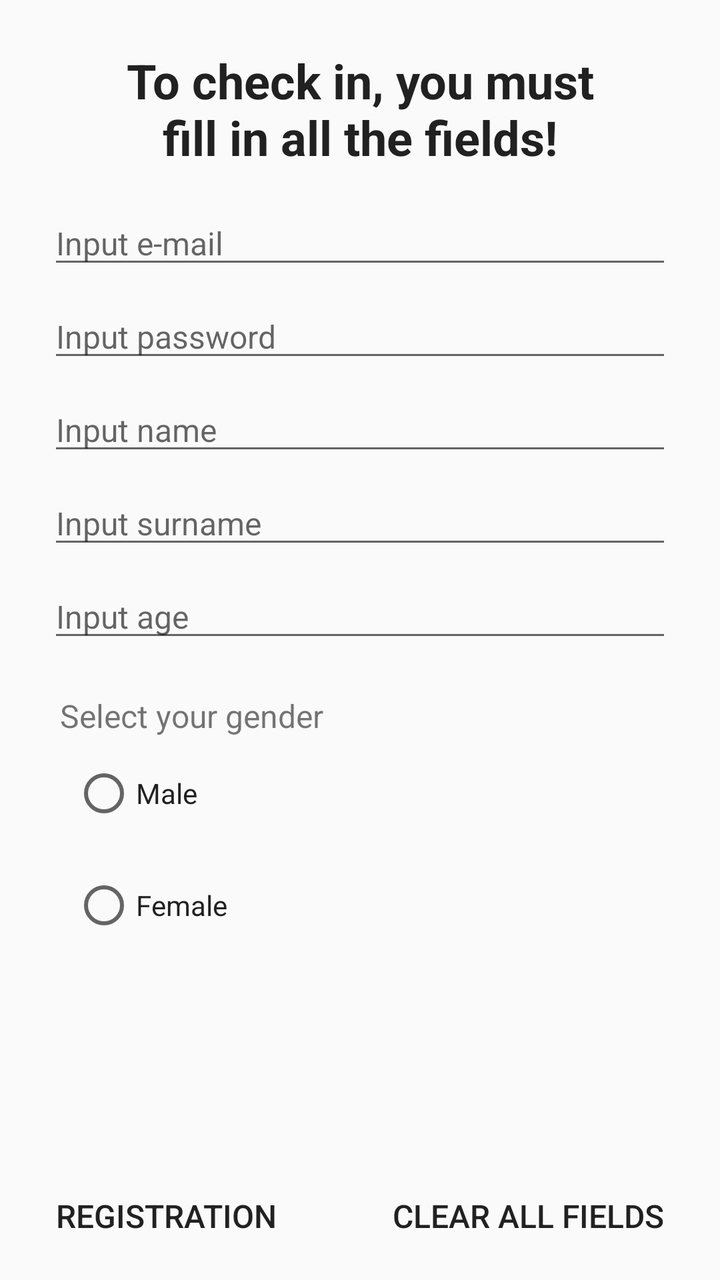
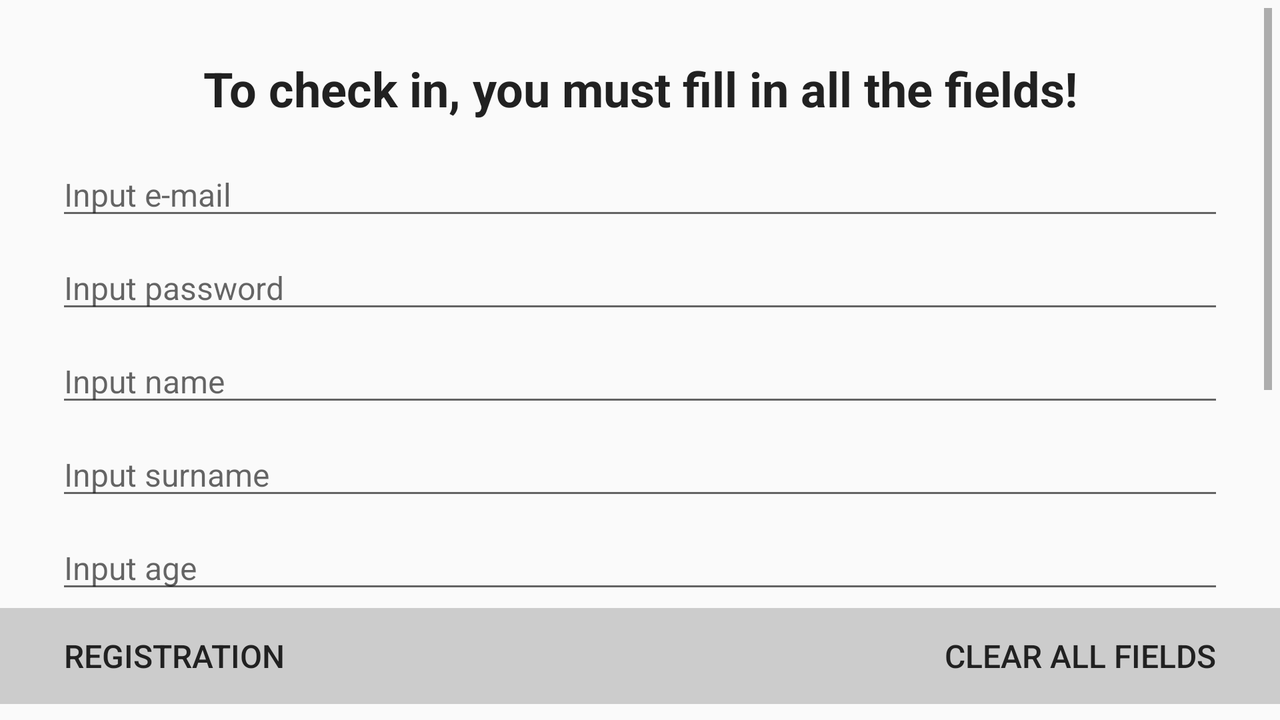

One screen, two layout resources from the same app: the default and the repository's alternative for another configuration. Each is rendered where Android would select it; the XML of both is given below.
<!-- AndroidManifest.xml: application theme AppTheme -->
<!-- res/layout/activity_registration_form.xml -->
<?xml version="1.0" encoding="utf-8"?>
<android.support.constraint.ConstraintLayout xmlns:android="http://schemas.android.com/apk/res/android"
    xmlns:app="http://schemas.android.com/apk/res-auto"
    xmlns:tools="http://schemas.android.com/tools"
    android:layout_width="match_parent"
    android:layout_height="match_parent"
    tools:context=".RegistrationFormActivity">

    <EditText
        android:id="@+id/etMail"
        android:layout_width="0dp"
        android:layout_height="wrap_content"
        android:layout_marginEnd="24dp"
        android:layout_marginStart="24dp"
        android:layout_marginTop="16dp"
        android:ems="10"
        android:hint="@string/input_e_mail"
        android:inputType="textEmailAddress"
        android:textSize="16sp"
        app:layout_constraintEnd_toEndOf="parent"
        app:layout_constraintHorizontal_bias="0.0"
        app:layout_constraintStart_toStartOf="parent"
        app:layout_constraintTop_toBottomOf="@+id/textView4" />

    <EditText
        android:id="@+id/etPass"
        android:layout_width="0dp"
        android:layout_height="wrap_content"
        android:layout_marginEnd="24dp"
        android:layout_marginStart="24dp"
        android:layout_marginTop="8dp"
        android:ems="10"
        android:hint="@string/input_pass"
        android:inputType="textPassword"
        android:textSize="16sp"
        app:layout_constraintEnd_toEndOf="parent"
        app:layout_constraintStart_toStartOf="parent"
        app:layout_constraintTop_toBottomOf="@+id/etMail" />

    <EditText
        android:id="@+id/etName"
        android:layout_width="0dp"
        android:layout_height="wrap_content"
        android:layout_marginEnd="24dp"
        android:layout_marginStart="24dp"
        android:layout_marginTop="8dp"
        android:ems="10"
        android:hint="@string/input_name"
        android:inputType="textPersonName"
        android:textSize="16sp"
        app:layout_constraintEnd_toEndOf="parent"
        app:layout_constraintStart_toStartOf="parent"
        app:layout_constraintTop_toBottomOf="@+id/etPass" />

    <EditText
        android:id="@+id/etSurname"
        android:layout_width="0dp"
        android:layout_height="wrap_content"
        android:layout_marginEnd="24dp"
        android:layout_marginStart="24dp"
        android:layout_marginTop="8dp"
        android:ems="10"
        android:hint="@string/input_surname"
        android:inputType="textPersonName"
        android:textSize="16sp"
        app:layout_constraintEnd_toEndOf="parent"
        app:layout_constraintStart_toStartOf="parent"
        app:layout_constraintTop_toBottomOf="@+id/etName" />

    <EditText
        android:id="@+id/etAge"
        android:layout_width="0dp"
        android:layout_height="wrap_content"
        android:layout_marginEnd="24dp"
        android:layout_marginStart="24dp"
        android:layout_marginTop="8dp"
        android:ems="10"
        android:hint="@string/input_age"
        android:inputType="number"
        android:textSize="16sp"
        app:layout_constraintEnd_toEndOf="parent"
        app:layout_constraintStart_toStartOf="parent"
        app:layout_constraintTop_toBottomOf="@+id/etSurname" />

    <TextView
        android:id="@+id/tvGender"
        android:layout_width="0dp"
        android:layout_height="wrap_content"
        android:layout_marginEnd="28dp"
        android:layout_marginStart="30dp"
        android:layout_marginTop="21dp"
        android:text="@string/select_your_gender"
        android:textSize="16sp"
        app:layout_constraintEnd_toEndOf="parent"
        app:layout_constraintHorizontal_bias="0.0"
        app:layout_constraintStart_toStartOf="parent"
        app:layout_constraintTop_toBottomOf="@+id/etAge" />

    <RadioGroup
        android:id="@+id/radioGroup"
        android:layout_width="0dp"
        android:layout_height="wrap_content"
        android:layout_marginEnd="16dp"
        android:orientation="vertical"
        app:layout_constraintEnd_toEndOf="parent"
        app:layout_constraintHorizontal_bias="0.0"
        app:layout_constraintStart_toStartOf="@+id/etSurname"
        app:layout_constraintTop_toBottomOf="@+id/tvGender">

        <RadioButton
            android:id="@+id/radioButtonMale"
            android:layout_width="match_parent"
            android:layout_height="wrap_content"
            android:layout_margin="12dp"
            android:layout_weight="1"
            android:text="@string/male"
            android:textColor="@color/primaryTextColor"/>

        <RadioButton
            android:id="@+id/radioButtonFemale"
            android:layout_width="match_parent"
            android:layout_height="wrap_content"
            android:layout_margin="12dp"
            android:layout_weight="1"
            android:text="@string/female"
            android:textColor="@color/primaryTextColor"/>
    </RadioGroup>

    <Button
        android:id="@+id/buttonRegForm"
        style="@style/Widget.AppCompat.Button.Borderless"
        android:layout_width="0dp"
        android:layout_height="wrap_content"
        android:layout_marginBottom="8dp"
        android:layout_marginStart="16dp"
        android:gravity="center_vertical|start"
        android:text="@string/registration"
        android:textSize="16sp"
        android:textColor="@color/primaryTextColor"
        app:layout_constraintBottom_toBottomOf="parent"
        app:layout_constraintEnd_toStartOf="@+id/buttonClear"
        app:layout_constraintHorizontal_bias="0.5"
        app:layout_constraintHorizontal_weight="1"
        app:layout_constraintStart_toStartOf="parent"
        app:layout_constraintTop_toBottomOf="@+id/radioGroup"
        app:layout_constraintVertical_bias="1.0"
        app:layout_constraintVertical_weight="1" />

    <Button
        android:id="@+id/buttonClear"
        style="@style/Widget.AppCompat.Button.Borderless"
        android:layout_width="0dp"
        android:layout_height="wrap_content"
        android:layout_marginBottom="8dp"
        android:layout_marginEnd="16dp"
        android:gravity="center_vertical|end"
        android:text="@string/clear_all_fields"
        android:textSize="16sp"
        android:textColor="@color/primaryTextColor"
        app:layout_constraintBottom_toBottomOf="parent"
        app:layout_constraintEnd_toEndOf="parent"
        app:layout_constraintHorizontal_bias="0.5"
        app:layout_constraintHorizontal_weight="1"
        app:layout_constraintStart_toEndOf="@+id/buttonRegForm"
        app:layout_constraintTop_toBottomOf="@+id/radioGroup"
        app:layout_constraintVertical_bias="1.0"
        app:layout_constraintVertical_weight="1" />

    <TextView
        android:id="@+id/textView4"
        android:layout_width="0dp"
        android:layout_height="wrap_content"
        android:layout_marginEnd="50dp"
        android:layout_marginStart="50dp"
        android:layout_marginTop="24dp"
        android:gravity="center_vertical|center_horizontal"
        android:text="@string/reg_warning"
        android:textColor="@color/primaryTextColor"
        android:textSize="24sp"
        android:textStyle="bold"
        app:layout_constraintEnd_toEndOf="parent"
        app:layout_constraintStart_toStartOf="parent"
        app:layout_constraintTop_toTopOf="parent" />


</android.support.constraint.ConstraintLayout>
<!-- resources referenced by this layout -->
<resources>
  <color name="primaryTextColor">#212121</color>
  <string name="clear_all_fields">Clear all fields</string>
  <string name="female">Female</string>
  <string name="input_age">Input age</string>
  <string name="input_e_mail">Input e-mail</string>
  <string name="input_name">Input name</string>
  <string name="input_pass">Input password</string>
  <string name="input_surname">Input surname</string>
  <string name="male">Male</string>
  <string name="reg_warning">To check in, you must fill in all the fields!</string>
  <string name="registration">Registration</string>
  <string name="select_your_gender">Select your gender</string>
  <style name="AppTheme" parent="Theme.AppCompat.Light.NoActionBar">
          
          <item name="colorPrimary">@color/colorPrimaryNew</item>
          <item name="colorPrimaryDark">@color/colorPrimaryDarkNew</item>
          <item name="colorAccent">@color/colorAccentNew</item>
      </style>
  <color name="colorPrimaryNew">#9E9E9E</color>
  <color name="colorPrimaryDarkNew">#616161</color>
  <color name="colorAccentNew">#607D8B</color>
</resources>
<!-- res/layout-land/activity_registration_form.xml (the repository's variant of the layout above) -->
<!-- drawn on the phone turned sideways -->
<?xml version="1.0" encoding="utf-8"?>
<android.support.constraint.ConstraintLayout xmlns:android="http://schemas.android.com/apk/res/android"
    xmlns:app="http://schemas.android.com/apk/res-auto"
    xmlns:tools="http://schemas.android.com/tools"
    android:layout_width="match_parent"
    android:layout_height="match_parent"
    tools:context=".RegistrationFormActivity">

    <ScrollView
        android:layout_width="match_parent"
        android:layout_height="0dp"
        android:layout_marginBottom="8dp"
        android:layout_marginEnd="4dp"
        android:layout_marginStart="4dp"
        android:layout_marginTop="4dp"
        app:layout_constraintBottom_toTopOf="@+id/buttonRegForm"
        app:layout_constraintEnd_toEndOf="parent"
        app:layout_constraintHorizontal_bias="1.0"
        app:layout_constraintStart_toStartOf="parent"
        app:layout_constraintTop_toTopOf="parent">

        <android.support.constraint.ConstraintLayout
            android:layout_width="match_parent"
            android:layout_height="match_parent">

            <EditText
                android:id="@+id/etMail"
                android:layout_width="0dp"
                android:layout_height="wrap_content"
                android:layout_marginEnd="24dp"
                android:layout_marginStart="24dp"
                android:layout_marginTop="16dp"
                android:ems="10"
                android:hint="@string/input_e_mail"
                android:inputType="textEmailAddress"
                android:textSize="16sp"
                app:layout_constraintEnd_toEndOf="parent"
                app:layout_constraintHorizontal_bias="0.0"
                app:layout_constraintStart_toStartOf="parent"
                app:layout_constraintTop_toBottomOf="@+id/textView4" />

            <EditText
                android:id="@+id/etPass"
                android:layout_width="0dp"
                android:layout_height="wrap_content"
                android:layout_marginEnd="24dp"
                android:layout_marginStart="24dp"
                android:layout_marginTop="8dp"
                android:ems="10"
                android:hint="@string/input_pass"
                android:inputType="textPassword"
                android:textSize="16sp"
                app:layout_constraintEnd_toEndOf="parent"
                app:layout_constraintStart_toStartOf="parent"
                app:layout_constraintTop_toBottomOf="@+id/etMail" />

            <EditText
                android:id="@+id/etName"
                android:layout_width="0dp"
                android:layout_height="wrap_content"
                android:layout_marginEnd="24dp"
                android:layout_marginStart="24dp"
                android:layout_marginTop="8dp"
                android:ems="10"
                android:hint="@string/input_name"
                android:inputType="textPersonName"
                android:textSize="16sp"
                app:layout_constraintEnd_toEndOf="parent"
                app:layout_constraintStart_toStartOf="parent"
                app:layout_constraintTop_toBottomOf="@+id/etPass" />

            <EditText
                android:id="@+id/etSurname"
                android:layout_width="0dp"
                android:layout_height="wrap_content"
                android:layout_marginEnd="24dp"
                android:layout_marginStart="24dp"
                android:layout_marginTop="8dp"
                android:ems="10"
                android:hint="@string/input_surname"
                android:inputType="textPersonName"
                android:textSize="16sp"
                app:layout_constraintEnd_toEndOf="parent"
                app:layout_constraintStart_toStartOf="parent"
                app:layout_constraintTop_toBottomOf="@+id/etName" />

            <EditText
                android:id="@+id/etAge"
                android:layout_width="0dp"
                android:layout_height="wrap_content"
                android:layout_marginEnd="24dp"
                android:layout_marginStart="24dp"
                android:layout_marginTop="8dp"
                android:ems="10"
                android:hint="@string/input_age"
                android:inputType="number"
                android:textSize="16sp"
                app:layout_constraintEnd_toEndOf="parent"
                app:layout_constraintStart_toStartOf="parent"
                app:layout_constraintTop_toBottomOf="@+id/etSurname" />

            <TextView
                android:id="@+id/tvGender"
                android:layout_width="0dp"
                android:layout_height="16dp"
                android:layout_marginEnd="28dp"
                android:layout_marginStart="30dp"
                android:layout_marginTop="21dp"
                android:text="@string/select_your_gender"
                android:textSize="16sp"
                app:layout_constraintEnd_toEndOf="parent"
                app:layout_constraintHorizontal_bias="0.0"
                app:layout_constraintStart_toStartOf="parent"
                app:layout_constraintTop_toBottomOf="@+id/etAge" />

            <RadioGroup
                android:id="@+id/radioGroup"
                android:layout_width="0dp"
                android:layout_height="wrap_content"
                android:layout_marginEnd="16dp"
                android:orientation="vertical"
                app:layout_constraintEnd_toEndOf="parent"
                app:layout_constraintHorizontal_bias="0.0"
                app:layout_constraintStart_toStartOf="@+id/etSurname"
                app:layout_constraintTop_toBottomOf="@+id/tvGender">

                <RadioButton
                    android:id="@+id/radioButtonMale"
                    android:layout_width="match_parent"
                    android:layout_height="wrap_content"
                    android:layout_margin="12dp"
                    android:layout_weight="1"
                    android:text="@string/male"
                    android:textColor="@color/primaryTextColor" />

                <RadioButton
                    android:id="@+id/radioButtonFemale"
                    android:layout_width="match_parent"
                    android:layout_height="wrap_content"
                    android:layout_margin="12dp"
                    android:layout_weight="1"
                    android:text="@string/female"
                    android:textColor="@color/primaryTextColor" />
            </RadioGroup>


            <TextView
                android:id="@+id/textView4"
                android:layout_width="0dp"
                android:layout_height="wrap_content"
                android:layout_marginEnd="50dp"
                android:layout_marginStart="50dp"
                android:layout_marginTop="24dp"
                android:gravity="center_vertical|center_horizontal"
                android:text="@string/reg_warning"
                android:textColor="@color/primaryTextColor"
                android:textSize="24sp"
                android:textStyle="bold"
                app:layout_constraintEnd_toEndOf="parent"
                app:layout_constraintStart_toStartOf="parent"
                app:layout_constraintTop_toTopOf="parent" />

        </android.support.constraint.ConstraintLayout>

    </ScrollView>

    <Button
        android:id="@+id/buttonRegForm"
        style="@style/Widget.AppCompat.Button.Borderless"
        android:layout_width="0dp"
        android:layout_height="wrap_content"
        android:layout_marginBottom="8dp"
        android:gravity="center_vertical|start"
        android:text="@string/registration"
        android:textColor="@color/primaryTextColor"
        android:textSize="16sp"
        android:background="@color/divider_color"
        android:paddingStart="32dp"
        app:layout_constraintBottom_toBottomOf="parent"
        app:layout_constraintEnd_toStartOf="@+id/buttonClear"
        app:layout_constraintHorizontal_bias="0.5"
        app:layout_constraintHorizontal_weight="1"
        app:layout_constraintStart_toStartOf="parent"
        app:layout_constraintVertical_bias="1.0"
        app:layout_constraintVertical_weight="1" />

    <Button
        android:id="@+id/buttonClear"
        style="@style/Widget.AppCompat.Button.Borderless"
        android:layout_width="0dp"
        android:layout_height="wrap_content"
        android:layout_marginBottom="8dp"
        android:gravity="center_vertical|end"
        android:text="@string/clear_all_fields"
        android:textColor="@color/primaryTextColor"
        android:textSize="16sp"
        android:background="@color/divider_color"
        android:paddingEnd="32dp"
        app:layout_constraintBottom_toBottomOf="parent"
        app:layout_constraintEnd_toEndOf="parent"
        app:layout_constraintHorizontal_bias="0.5"
        app:layout_constraintHorizontal_weight="1"
        app:layout_constraintStart_toEndOf="@+id/buttonRegForm"
        app:layout_constraintVertical_bias="1.0"
        app:layout_constraintVertical_weight="1" />


</android.support.constraint.ConstraintLayout>
<!-- resources referenced by the variant -->
<!-- as the phone turned sideways resolves them -->
<resources>
  <color name="divider_color">#bdbdbdbd</color>
  <color name="primaryTextColor">#212121</color>
  <string name="clear_all_fields">Clear all fields</string>
  <string name="female">Female</string>
  <string name="input_age">Input age</string>
  <string name="input_e_mail">Input e-mail</string>
  <string name="input_name">Input name</string>
  <string name="input_pass">Input password</string>
  <string name="input_surname">Input surname</string>
  <string name="male">Male</string>
  <string name="reg_warning">To check in, you must fill in all the fields!</string>
  <string name="registration">Registration</string>
  <string name="select_your_gender">Select your gender</string>
  <style name="AppTheme" parent="Theme.AppCompat.Light.NoActionBar">
          
          <item name="colorPrimary">@color/colorPrimaryNew</item>
          <item name="colorPrimaryDark">@color/colorPrimaryDarkNew</item>
          <item name="colorAccent">@color/colorAccentNew</item>
      </style>
  <color name="colorPrimaryNew">#9E9E9E</color>
  <color name="colorPrimaryDarkNew">#616161</color>
  <color name="colorAccentNew">#607D8B</color>
</resources>
